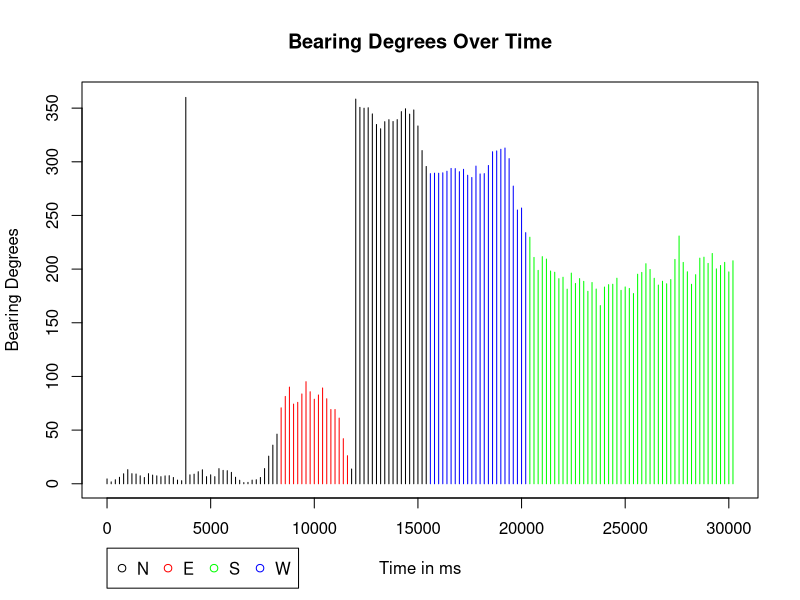
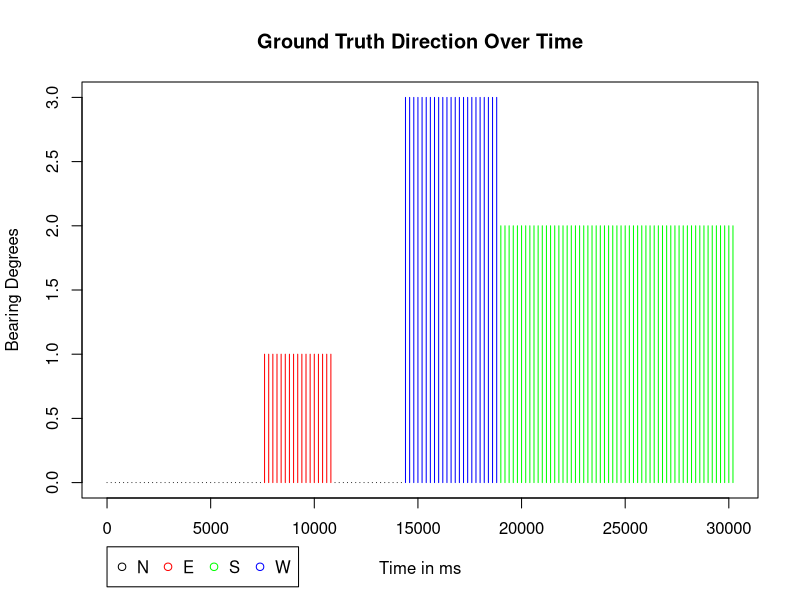

Reproduce these figures in R, in order.
library('stringr')

normalized_time_interval<-200 # in ms
timestamp_col<-1
degree_col<-14
dir_col<-16
ground_truth_col<-17
setwd('/Users/harry/projects/ece498rr/analysis2/')
wdat<-read.csv('ACTIVITY_06-03-16_20-59-14-493.csv', header=TRUE, na.strings=c("", "null", "NA"))

date_and_degrees<-wdat[,c(timestamp_col, degree_col, dir_col,ground_truth_col)]
date_and_degrees<-na.omit(date_and_degrees) #remove na's
date_and_degrees<-t(date_and_degrees)
date_and_degrees<-na.omit(date_and_degrees) #remove na's
new_dnd<-matrix(ncol=4)


#normalize to 200ms timestamps
tsLen<-nchar(date_and_degrees[,c(1)][1])
zeroTS_string<-substr(date_and_degrees[,c(1)][1],tsLen-11,tsLen) #extract ms for "zero" time
zeroTS_string<-str_replace_all(zeroTS_string, ":", "")
zeroTS<-as.numeric(zeroTS_string)
nextTS<-zeroTS+normalized_time_interval
new_dnd<-rbind(new_dnd, c(0, date_and_degrees[,c(1)][2], date_and_degrees[,c(1)][3], date_and_degrees[,c(1)][4])) #first row at "zero" time
count<-1
for(i in 2:NCOL(date_and_degrees)) {
 curTS_string<-substr(date_and_degrees[,c(i)][1],tsLen-11,tsLen) #extract ms for "zero" time
 curTS_string<-str_replace_all(curTS_string, ":", "")
 curTS<-as.numeric(curTS_string)
 if(!is.na(curTS >= nextTS) && curTS >= nextTS) {
   new_dnd<-rbind(new_dnd, c(normalized_time_interval * count, date_and_degrees[,c(i)][2], date_and_degrees[,c(i)][3], date_and_degrees[,c(i)][4]))
   nextTS<-nextTS+normalized_time_interval
   count<-count+1
 }
}
new_dnd<-na.omit(new_dnd)
#at this point, new_dnd has degree readings at normalized time intervals of normalized_time_interval

#color matrix
colMatrix<-matrix()
t_new_dnd<-t(new_dnd)
for(i in 1:NCOL(t_new_dnd)) {
  curDir<-t_new_dnd[,c(i)][3]
  if(curDir=="N") {
    colMatrix<-rbind(colMatrix, "black")
  }
  else if(curDir=="E") {
    colMatrix<-rbind(colMatrix, "red")
  }
  else if(curDir=="S") {
    colMatrix<-rbind(colMatrix, "green")
  }
  else if(curDir=="W") {
    colMatrix<-rbind(colMatrix, "blue")
  }
}
colMatrix<-na.omit(colMatrix)
colMatrix<-t(colMatrix)
par(xpd=TRUE)
plot(new_dnd[,c(1)], new_dnd[,c(2)], col=colMatrix, type="h", main="Bearing Degrees Over Time", xlab="Time in ms", ylab="Bearing Degrees")
legend(0,-60,c("N", "E", "S", "W"),col=c("black", "red", "green", "blue"),pch=1, horiz=TRUE)

truth_dir_matrix<-matrix()
for(i in 1:NCOL(t_new_dnd)) {
  curDir<-t_new_dnd[,c(i)][4]
  if(curDir=="N") {
    truth_dir_matrix<-rbind(truth_dir_matrix, 0)
  }
  else if(curDir=="E") {
    truth_dir_matrix<-rbind(truth_dir_matrix, 1)
  }
  else if(curDir=="S") {
    truth_dir_matrix<-rbind(truth_dir_matrix, 2)
  }
  else if(curDir=="W") {
    truth_dir_matrix<-rbind(truth_dir_matrix, 3)
  }
}
truth_dir_matrix<-na.omit(truth_dir_matrix)

truth_color_matrix<-matrix()
for(i in 1:NCOL(t_new_dnd)) {
  curDir<-t_new_dnd[,c(i)][4]
  if(curDir=="N") {
    truth_color_matrix<-rbind(truth_color_matrix, "black")
  }
  else if(curDir=="E") {
    truth_color_matrix<-rbind(truth_color_matrix, "red")
  }
  else if(curDir=="S") {
    truth_color_matrix<-rbind(truth_color_matrix, "green")
  }
  else if(curDir=="W") {
    truth_color_matrix<-rbind(truth_color_matrix, "blue")
  }
}
truth_color_matrix<-na.omit(truth_color_matrix)

plot(new_dnd[,c(1)], truth_dir_matrix, col=truth_color_matrix, type="h", main="Ground Truth Direction Over Time", xlab="Time in ms", ylab="Bearing Degrees")
legend(0,-0.5,c("N", "E", "S", "W"),col=c("black", "red", "green", "blue"),pch=1, horiz=TRUE)
